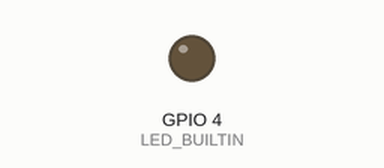
This program was run on a simulated ESP32. Parts: output pins drawn as LEDs (lit = HIGH). WiFi joins after 1.5 s; servers stay silent unless stated; the local clock reads 2024-03-15 10:24:30 at power-on unless the program sets it; storage starts empty; the camera gives no picture; what the program prints to the serial monitor is not drawn.

Above: at 0.1 s.
At 3.92 s:
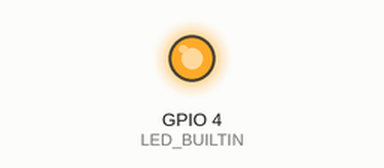
Timing chart, 0 to 5.5 s (numbered marks = the images above):
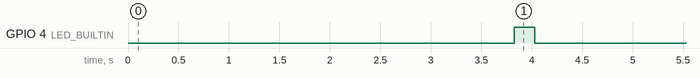

Measured:
- by itself, GPIO 4 (LED_BUILTIN): LOW → HIGH at 3.8 s, → LOW 0.20 s later

The program:

main.cpp
```cpp
#include "WiFi.h"
#include "esp_camera.h"
#include "Arduino.h"
#include "soc/soc.h"           // Disable brownout problems
#include "soc/rtc_cntl_reg.h"  // Disable brownout problems
#include "driver/rtc_io.h"
#include <SPIFFS.h>
#include <FS.h>
#include <Firebase_ESP_Client.h>
//Provide the token generation process info.
#include <addons/TokenHelper.h>
// Timestamp
#include "time.h"

const char* ntpServer = "pool.ntp.org";
struct tm timeinfo;

//Replace with your network credentials
const char* ssid = "Veea_test";
const char* password = "veea_test";

// Insert Firebase project API Key
//#define API_KEY "AIzaSyBf57JZPv8kG0IffUj6OMvOg6LVaJSedXw"

#define API_KEY "AIzaSyC9VLuawf8jxQ3kXafG5jG1OdEtXnywyfo"


// Insert Authorized Email and Corresponding Password
#define USER_EMAIL "energy_meter_cam@annet.com"
#define USER_PASSWORD "energy@123"


// Insert Firebase storage bucket ID e.g bucket-name.appspot.com
#define STORAGE_BUCKET_ID "stg-sec-live.appspot.com"

// Photo File Name to save in SPIFFS
//#define FILE_PHOTO  "/data/photo.jpg"
String FILE_PHOTO ;


// OV2640 camera module pins (CAMERA_MODEL_AI_THINKER)
#define PWDN_GPIO_NUM     32
#define RESET_GPIO_NUM    -1
#define XCLK_GPIO_NUM      0
#define SIOD_GPIO_NUM     26
#define SIOC_GPIO_NUM     27
#define Y9_GPIO_NUM       35
#define Y8_GPIO_NUM       34
#define Y7_GPIO_NUM       39
#define Y6_GPIO_NUM       36
#define Y5_GPIO_NUM       21
#define Y4_GPIO_NUM       19
#define Y3_GPIO_NUM       18
#define Y2_GPIO_NUM        5
#define VSYNC_GPIO_NUM    25
#define HREF_GPIO_NUM     23
#define PCLK_GPIO_NUM     22

#define LED_BUILTIN 4

boolean takeNewPhoto = true;

//Define Firebase Data objects
FirebaseData fbdo;
FirebaseAuth auth;
FirebaseConfig configF;

bool taskCompleted = false;

// Check if photo capture was successful
bool checkPhoto( fs::FS &fs )
{
  File f_pic = fs.open( FILE_PHOTO );
  unsigned int pic_sz = f_pic.size();
  return ( pic_sz > 100 );
}

// Capture Photo and Save it to SPIFFS
void capturePhotoSaveSpiffs( void )
{
  camera_fb_t * fb = NULL; // pointer
  bool ok = 0; // Boolean indicating if the picture has been taken correctly
  do {
      // Take a photo with the camera
      Serial.println("Taking a photo...");
      Serial.println("");
      fb = esp_camera_fb_get();
      if (!fb)
      {
        Serial.println("Camera capture failed");
        return;
      }
      // Photo file name
      Serial.print("Picture file name");
      Serial.println(FILE_PHOTO);

      File file = SPIFFS.open(FILE_PHOTO, FILE_WRITE);
      //File file = SPIFFS.open(PATH, FILE_WRITE);
      // Insert the data in the photo file
      if (!file)
      {
        Serial.println("Failed to open file in writing mode");
      }
      else
      {
        file.write(fb->buf, fb->len); // payload (image), payload length
        Serial.print("The picture has been saved in ");
        Serial.print(FILE_PHOTO);
        Serial.print(" - Size: ");
        Serial.print(file.size());
        Serial.println(" bytes");
      }
      // Close the file
      file.close();
      esp_camera_fb_return(fb);

      // check if file has been correctly saved in SPIFFS
      ok = checkPhoto(SPIFFS);
  } while ( !ok );
}

void initWiFi()
{
  WiFi.begin(ssid, password);
  while (WiFi.status() != WL_CONNECTED)
  {
    delay(1000);
    Serial.println("Connecting to WiFi...");
  }
}

void initSPIFFS()
{
  if (!SPIFFS.begin(true))
  {
    Serial.println("An Error has occurred while mounting SPIFFS");
    ESP.restart();
  }
  else
  {
    delay(500);
    Serial.println("SPIFFS mounted successfully");
  }
}

void initCamera()
{
 // OV2640 camera module
  camera_config_t config;
  config.ledc_channel = LEDC_CHANNEL_0;
  config.ledc_timer = LEDC_TIMER_0;
  config.pin_d0 = Y2_GPIO_NUM;
  config.pin_d1 = Y3_GPIO_NUM;
  config.pin_d2 = Y4_GPIO_NUM;
  config.pin_d3 = Y5_GPIO_NUM;
  config.pin_d4 = Y6_GPIO_NUM;
  config.pin_d5 = Y7_GPIO_NUM;
  config.pin_d6 = Y8_GPIO_NUM;
  config.pin_d7 = Y9_GPIO_NUM;
  config.pin_xclk = XCLK_GPIO_NUM;
  config.pin_pclk = PCLK_GPIO_NUM;
  config.pin_vsync = VSYNC_GPIO_NUM;
  config.pin_href = HREF_GPIO_NUM;
  config.pin_sscb_sda = SIOD_GPIO_NUM;
  config.pin_sscb_scl = SIOC_GPIO_NUM;
  config.pin_pwdn = PWDN_GPIO_NUM;
  config.pin_reset = RESET_GPIO_NUM;
  config.xclk_freq_hz = 20000000;
  config.pixel_format = PIXFORMAT_JPEG;

  if (psramFound())
  {
    config.frame_size = FRAMESIZE_UXGA;
    config.jpeg_quality = 10;
    config.fb_count = 2;
  }
  else
  {
    config.frame_size = FRAMESIZE_SVGA;
    config.jpeg_quality = 12;
    config.fb_count = 1;
  }
  // Camera init
  esp_err_t err = esp_camera_init(&config);
  if (err != ESP_OK)
  {
    Serial.printf("Camera init failed with error 0x%x", err);
    ESP.restart();
  }

  //Setting for the Image
  sensor_t * s = esp_camera_sensor_get();
  s->set_brightness(s,0);     // -2 to 2
  s->set_contrast(s,0);       // -2 to 2
  s->set_saturation(s,0);     // -2 to 2
  s->set_special_effect(s, 0); // 0 to 6 (0 - No Effect, 1 - Negative, 2 - Grayscale, 3 - Red Tint, 4 - Green Tint, 5 - Blue Tint, 6 - Sepia)
  s->set_whitebal(s, 0);       // 0 = disable , 1 = enable
  s->set_awb_gain(s, 1);       // 0 = disable , 1 = enable
  s->set_wb_mode(s, 1);        // 0 to 4 - if awb_gain enabled (0 - Auto, 1 - Sunny, 2 - Cloudy, 3 - Office, 4 - Home)
  s->set_exposure_ctrl(s, 1);  // 0 = disable , 1 = enable
  s->set_aec2(s, 1);           // 0 = disable , 1 = enable
  s->set_ae_level(s, 0);       // -2 to 2
  s->set_aec_value(s, 300);    // 0 to 1200
  s->set_gain_ctrl(s, 0);      // 0 = disable , 1 = enable
  s->set_agc_gain(s, 0);       // 0 to 30
  s->set_gainceiling(s, (gainceiling_t)3);  // 0 to 6
  s->set_bpc(s, 0);            // 0 = disable , 1 = enable
  s->set_wpc(s, 1);            // 0 = disable , 1 = enable
  s->set_raw_gma(s, 1);        // 0 = disable , 1 = enable
  s->set_lenc(s, 1);           // 0 = disable , 1 = enable
  s->set_hmirror(s, 0);        // 0 = disable , 1 = enable
  s->set_vflip(s, 0);          // 0 = disable , 1 = enable
  s->set_dcw(s, 1);            // 0 = disable , 1 = enable
  s->set_colorbar(s, 0);       // 0 = disable , 1 = enable

}

unsigned long get_Time()
{
  time_t now;
  struct tm timeinfo;
  if (!getLocalTime(&timeinfo))
  {
    //Serial.println("Failed to obtain time");
    return(0);
  }
  time(&now);
  return now;
}

String make_path()
{
  unsigned long gettime = get_Time();
  String ID = WiFi.macAddress();
  ID.replace(":", "");
  String path;
  path += "/";
  path += ID;
  path += "/";
  //path += ID;
  //path += "_";
  path += gettime;
  path += ".jpg";
  Serial.println(path);

  return path;
}

void wait()
{
  for(int i = 1; i<= 60 ; i++) //put mutliples of 60 to increase duration of intervals
  {
    delay(1000);
    if((i%10) == 0)
    {
      Serial.print(".");
    }
  }
  Serial.println("");
}

void setup()
{
  Serial.begin(115200);
  pinMode (LED_BUILTIN, OUTPUT);
  initWiFi();
  Serial.print("Connected to WiFi: ");
  Serial.println(ssid);
  Serial.println("----------------------------------------------------------------");
  initSPIFFS();
  // Turn-off the 'brownout detector'
  WRITE_PERI_REG(RTC_CNTL_BROWN_OUT_REG, 0);
  initCamera();

  configTime(0, 0, ntpServer);
  get_Time();

  delay(1000);

  //Firebase
  // Assign the api key
  configF.api_key = API_KEY;
  //Assign the user sign in credentials
  auth.user.email = USER_EMAIL;
  auth.user.password = USER_PASSWORD;
  //Assign the callback function for the long running token generation task
  configF.token_status_callback = tokenStatusCallback; //see addons/TokenHelper.h

  Firebase.begin(&configF, &auth);
  Firebase.reconnectWiFi(true);

  //Clicking Pictures initially helps with setting proper image quality
  for(int i=0 ; i<= 4; i++)
  {
    digitalWrite(LED_BUILTIN,HIGH);
    delay(200);
    digitalWrite(LED_BUILTIN,LOW);
    FILE_PHOTO = make_path();
    capturePhotoSaveSpiffs();
    delay(500);
    SPIFFS.remove(FILE_PHOTO);
  }
  delay(1000);

  Serial.println("Setup complete !!!");
}

void loop()
 {
  if (takeNewPhoto)
  {
    FILE_PHOTO = make_path();
    Serial.print(FILE_PHOTO);
    digitalWrite(LED_BUILTIN,HIGH);
    capturePhotoSaveSpiffs();
    delay(500);
    digitalWrite(LED_BUILTIN,LOW);
    takeNewPhoto = false;
  }
  delay(1000);

  if (Firebase.ready() && !taskCompleted)
  {
    taskCompleted = true;
    Serial.print("Uploading picture... ");

    //MIME type should be valid to avoid the download problem.
    //The file systems for flash and SD/SDMMC can be changed in FirebaseFS.h.
    if (Firebase.Storage.upload(&fbdo, STORAGE_BUCKET_ID /* Firebase Storage bucket id */, FILE_PHOTO /* path to local file */, mem_storage_type_flash /* memory storage type, mem_storage_type_flash and mem_storage_type_sd */, FILE_PHOTO /* path of remote file stored in the bucket */, "image/jpeg" /* mime type */))
    {
      Serial.printf("\nDownload URL: %s\n", fbdo.downloadURL().c_str());
    }
    else
    {
      Serial.println(fbdo.errorReason());
      SPIFFS.remove(FILE_PHOTO);
      ESP.restart();
    }

    wait();
    SPIFFS.remove(FILE_PHOTO);
    Serial.println("Old file erased Camera ready to click new Picture.");
    takeNewPhoto = true;
    taskCompleted = false;
  }

}
```
